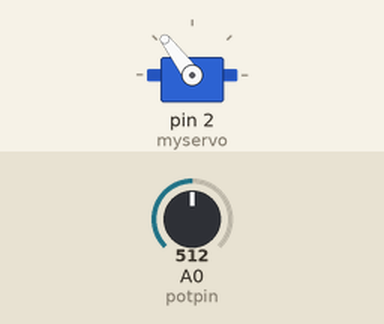
This sketch was run on a simulated Arduino Uno, built with avr-gcc and run on an emulated ATmega328P. Parts: servo. Inputs (shaded band) come from the test bench; at power-on: A0 (potpin) = 512.

Above: at 1.2 s.
1.3 s: A0 (potpin) set to 716
At 2.5 s:
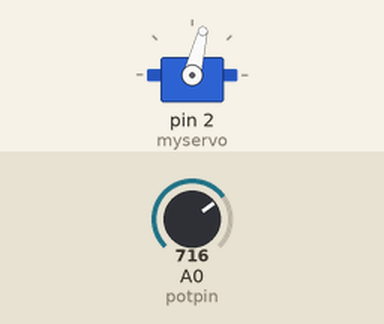
2.8 s: A0 (potpin) set to 900
At 3.5 s:
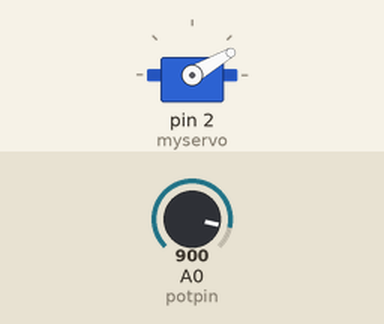
4.3 s: A0 (potpin) set to 1023
At 4.9 s:
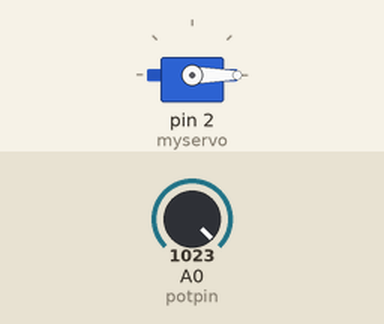
5.8 s: A0 (potpin) set to 306
At 7.0 s:
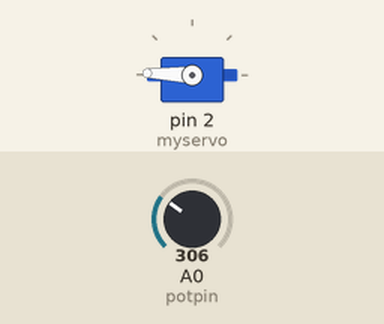
7.3 s: A0 (potpin) set to 122
At 8.4 s:
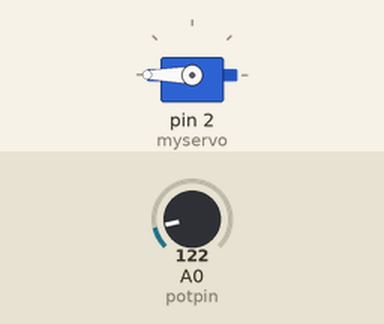
8.8 s: A0 (potpin) set to 511
At 9.3 s:
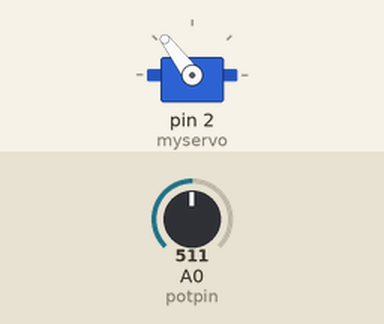
Timing chart, 0 to 11.3 s (numbered marks = the images above; inputs shaded):
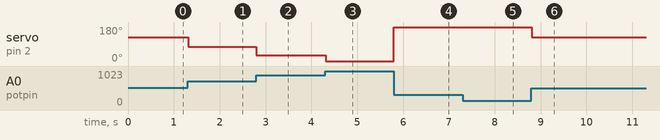

Measured:
- after the input at 1.3 s, servo on pin 2 (myservo): 127° → 76° at once
- after the input at 2.8 s, servo on pin 2 (myservo): 76° → 30° at once
- after the input at 4.3 s, servo on pin 2 (myservo): 30° → 0° at once
- after the input at 5.8 s, servo on pin 2 (myservo): 0° → 178° at once
- after the input at 7.3 s, servo on pin 2 (myservo): 178° → 180° at once
- after the input at 8.8 s, servo on pin 2 (myservo): 180° → 127° at once

The sketch:

ServoKnob.ino
```cpp
// Controlling a servo position using a potentiometer (variable resistor)
// by Michal Rinott <http://people.interaction-ivrea.it/m.rinott>

#include <Servo.h>

Servo myservo;  // create servo object to control a servo

int potpin = 0;  // analog pin used to connect the potentiometer
int val;    // variable to read the value from the analog pin

void setup()
{
  myservo.attach(2);  // attaches the servo on pin 9 to the servo object
}

void loop()
{
  val = analogRead(potpin);            // reads the value of the potentiometer (value between 0 and 1023)

  // optional - flip the value to 1023 to 0
  val = 1023 - val;

  val = map(val, 0, 1023, 0, 255);     // scale it to use it with the servo (value between 0 and 180)
  myservo.write(val);                  // sets the servo position according to the scaled value
  delay(15);                           // waits for the servo to get there
}
```
